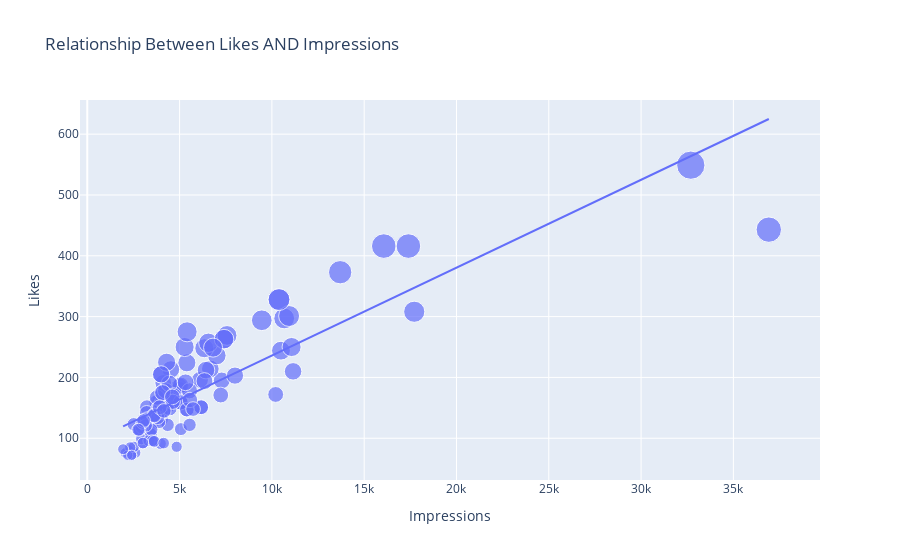

Notebook source saved alongside this figure:
### Code cell
figure=px.scatter(data_frame=i_data,x="Impressions",
                  y="Likes", size="Likes",trendline="ols",
            title ="Relationship Between Likes AND Impressions")
figure.show()
